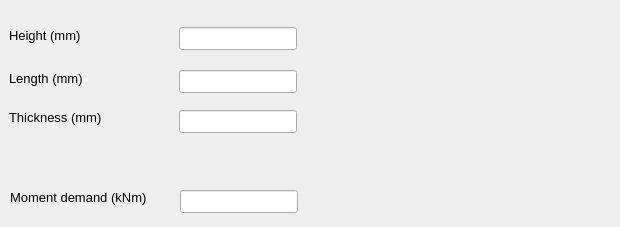
<?xml version="1.0" encoding="UTF-8"?>
<ui version="4.0">
 <class>Dialog</class>
 <widget class="QDialog" name="Dialog">
  <property name="geometry">
   <rect>
    <x>0</x>
    <y>0</y>
    <width>620</width>
    <height>227</height>
   </rect>
  </property>
  <property name="windowTitle">
   <string>Stiffener</string>
  </property>
  <widget class="QLineEdit" name="txt_stiffnrHeight">
   <property name="geometry">
    <rect>
     <x>179</x>
     <y>27</y>
     <width>118</width>
     <height>23</height>
    </rect>
   </property>
   <property name="font">
    <font>
     <pointsize>10</pointsize>
     <weight>50</weight>
     <bold>false</bold>
    </font>
   </property>
   <property name="readOnly">
    <bool>true</bool>
   </property>
  </widget>
  <widget class="QLabel" name="plateHeight">
   <property name="geometry">
    <rect>
     <x>9</x>
     <y>27</y>
     <width>83</width>
     <height>16</height>
    </rect>
   </property>
   <property name="font">
    <font>
     <pointsize>10</pointsize>
     <weight>50</weight>
     <bold>false</bold>
    </font>
   </property>
   <property name="text">
    <string>Height (mm)</string>
   </property>
  </widget>
  <widget class="QLabel" name="label_2">
   <property name="geometry">
    <rect>
     <x>9</x>
     <y>70</y>
     <width>85</width>
     <height>16</height>
    </rect>
   </property>
   <property name="font">
    <font>
     <pointsize>10</pointsize>
     <weight>50</weight>
     <bold>false</bold>
    </font>
   </property>
   <property name="text">
    <string>Length (mm)</string>
   </property>
  </widget>
  <widget class="QLineEdit" name="txt_stiffnrLength">
   <property name="geometry">
    <rect>
     <x>179</x>
     <y>70</y>
     <width>118</width>
     <height>23</height>
    </rect>
   </property>
   <property name="font">
    <font>
     <pointsize>10</pointsize>
     <weight>50</weight>
     <bold>false</bold>
    </font>
   </property>
   <property name="readOnly">
    <bool>true</bool>
   </property>
  </widget>
  <widget class="QLabel" name="label_163">
   <property name="geometry">
    <rect>
     <x>9</x>
     <y>110</y>
     <width>104</width>
     <height>16</height>
    </rect>
   </property>
   <property name="font">
    <font>
     <pointsize>10</pointsize>
     <weight>50</weight>
     <bold>false</bold>
    </font>
   </property>
   <property name="focusPolicy">
    <enum>Qt::NoFocus</enum>
   </property>
   <property name="text">
    <string>&lt;html&gt;&lt;head/&gt;&lt;body&gt;&lt;p&gt;Thickness (mm)&lt;/p&gt;&lt;/body&gt;&lt;/html&gt;</string>
   </property>
  </widget>
  <widget class="QLineEdit" name="txt_stiffnrThickness">
   <property name="geometry">
    <rect>
     <x>179</x>
     <y>110</y>
     <width>118</width>
     <height>23</height>
    </rect>
   </property>
   <property name="font">
    <font>
     <pointsize>10</pointsize>
     <weight>50</weight>
     <bold>false</bold>
    </font>
   </property>
   <property name="readOnly">
    <bool>true</bool>
   </property>
  </widget>
  <widget class="QLineEdit" name="txt_stiffnrThickness_2">
   <property name="geometry">
    <rect>
     <x>180</x>
     <y>190</y>
     <width>118</width>
     <height>23</height>
    </rect>
   </property>
   <property name="font">
    <font>
     <pointsize>10</pointsize>
     <weight>50</weight>
     <bold>false</bold>
    </font>
   </property>
   <property name="readOnly">
    <bool>true</bool>
   </property>
  </widget>
  <widget class="QLabel" name="label_164">
   <property name="geometry">
    <rect>
     <x>10</x>
     <y>190</y>
     <width>161</width>
     <height>16</height>
    </rect>
   </property>
   <property name="font">
    <font>
     <pointsize>10</pointsize>
     <weight>50</weight>
     <bold>false</bold>
    </font>
   </property>
   <property name="focusPolicy">
    <enum>Qt::NoFocus</enum>
   </property>
   <property name="text">
    <string>&lt;html&gt;&lt;head/&gt;&lt;body&gt;&lt;p&gt;Moment demand (kNm)&lt;/p&gt;&lt;/body&gt;&lt;/html&gt;</string>
   </property>
  </widget>
  <widget class="QLineEdit" name="txt_stiffnrThickness_3">
   <property name="geometry">
    <rect>
     <x>180</x>
     <y>230</y>
     <width>118</width>
     <height>23</height>
    </rect>
   </property>
   <property name="font">
    <font>
     <pointsize>10</pointsize>
     <weight>50</weight>
     <bold>false</bold>
    </font>
   </property>
   <property name="readOnly">
    <bool>true</bool>
   </property>
  </widget>
  <widget class="QLabel" name="label_165">
   <property name="geometry">
    <rect>
     <x>10</x>
     <y>230</y>
     <width>161</width>
     <height>16</height>
    </rect>
   </property>
   <property name="font">
    <font>
     <pointsize>10</pointsize>
     <weight>50</weight>
     <bold>false</bold>
    </font>
   </property>
   <property name="focusPolicy">
    <enum>Qt::NoFocus</enum>
   </property>
   <property name="text">
    <string>&lt;html&gt;&lt;head/&gt;&lt;body&gt;&lt;p&gt;Moment capacity (kNm)&lt;/p&gt;&lt;/body&gt;&lt;/html&gt;</string>
   </property>
  </widget>
  <widget class="QWidget" name="widget" native="true">
   <property name="geometry">
    <rect>
     <x>320</x>
     <y>20</y>
     <width>291</width>
     <height>191</height>
    </rect>
   </property>
  </widget>
  <zorder>txt_stiffnrHeight</zorder>
  <zorder>plateHeight</zorder>
  <zorder>label_2</zorder>
  <zorder>txt_stiffnrLength</zorder>
  <zorder>label_163</zorder>
  <zorder>txt_stiffnrThickness</zorder>
  <zorder>txt_stiffnrThickness_2</zorder>
  <zorder>txt_stiffnrThickness_3</zorder>
  <zorder>label_165</zorder>
  <zorder>label_164</zorder>
  <zorder>widget</zorder>
 </widget>
 <resources/>
 <connections/>
</ui>
